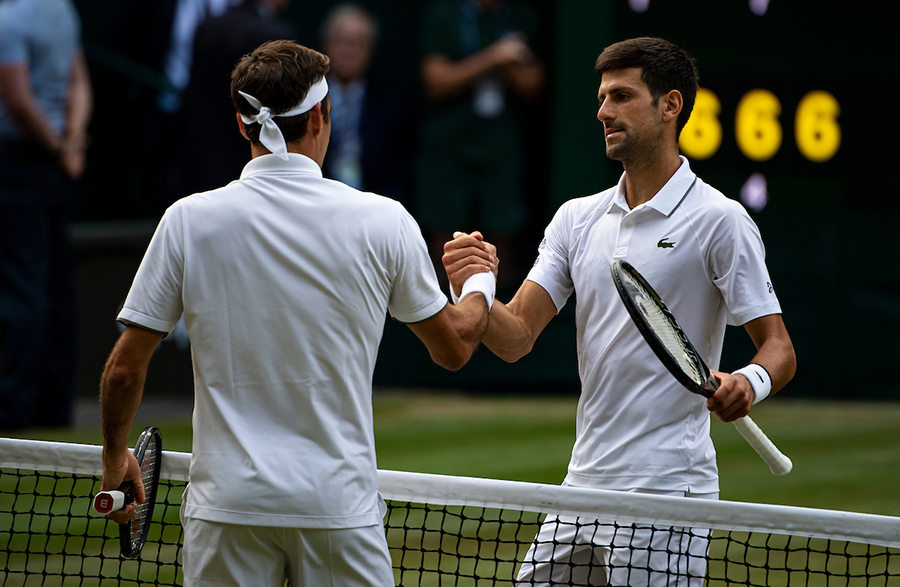
#> input picture face_detect/download.jpg, 900 x 587 px
$ python histogram_with_mask.py --image face_detect/download.jpg
#> lines starting #> are read from the running program, lines starting #| are printed output that depends on the picture; after the words box and inside, x2 and y2 are one past the last pixel; in counts of white or black regions, pixels touching at a corner belong together
from matplotlib import pyplot as plt
import numpy as np
import argparse
import cv2

def plot_histogram(image, title, mask=None):
    """
    Create a color histogram for each channel of an image.

    Keyword arguments:
    image -- image loaded from disk.
    title -- title of plot for histogram.
    mask -- masking (default None)
    """
    chans = cv2.split(image)
    colors = ('b', 'g', 'r')
    plt.figure()
    plt.title(title)
    plt.xlabel('Bins')
    plt.ylabel('# of Pixels')

    for (chan, color) in zip(chans, colors):
        hist = cv2.calcHist([chan], [0], mask, [256], [0, 256])
        plt.plot(hist, color=color)
        plt.xlim([0, 256])

ap = argparse.ArgumentParser()
ap.add_argument('-i', '--image', required=True, help='Path to the image.')
args = vars(ap.parse_args())

image = cv2.imread(args['image'])
#> image is the input picture: shape (587, 900, 3); mean B, G, R 67.3, 74, 71.7
cv2.imshow('Original', image)
plot_histogram(image, 'Histogram for Original Image')
#> the loop in plot_histogram, `for (chan, color) in zip(chans, colors):` made 3 passes
#> color on passes 1 to 3: 'b', 'g', 'r'
cv2.waitKey(0)
plt.show()
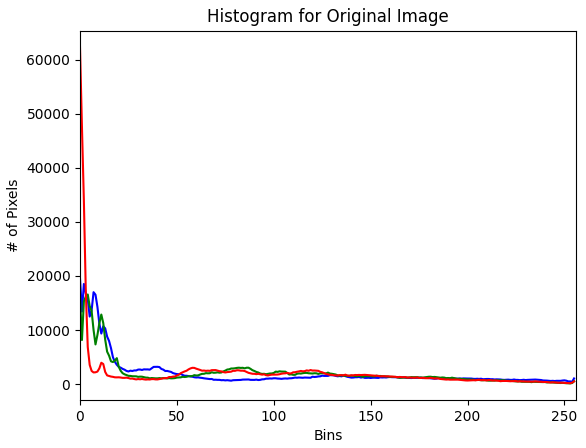
#> figure drawn by matplotlib, 1 panel; curve peaks at x = 0, y = 19545; curve peaks at x = 4, y = 16576; curve peaks at x = 0, y = 62315

mask = np.zeros(image.shape[:2], dtype='uint8')
cv2.rectangle(mask, (10, 35), (40, 70), 255, -1)
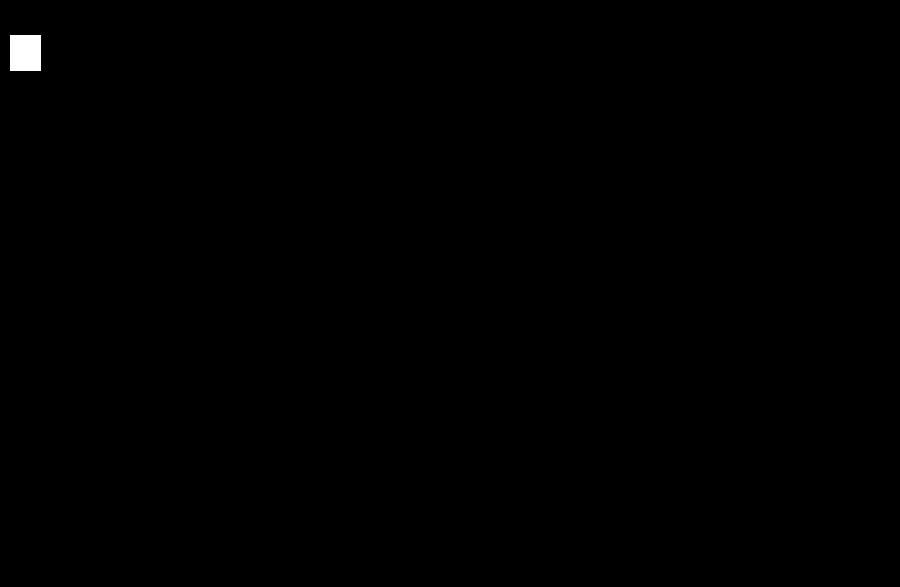
#> mask: shape (587, 900); 0.21% white; 1 white region, box (x1, y1, x2, y2) and area: (10, 35, 41, 71) 1116
cv2.imshow('Mask', mask)
cv2.waitKey(0)

masked = cv2.bitwise_and(image, image, mask=mask)
cv2.imshow('Applying the Mask', masked)
cv2.waitKey(0)

plot_histogram(image, 'Histogram for Masked Image', mask=mask)
#> the loop in plot_histogram (call 2), `for (chan, color) in zip(chans, colors):` made 3 passes
plt.show()
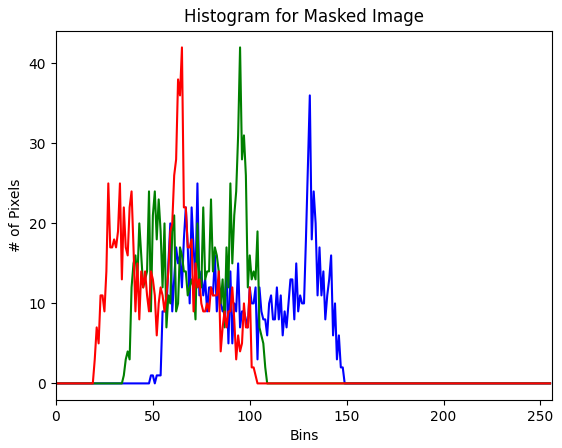
#> figure drawn by matplotlib, 1 panel; curve peaks at x = 131, y = 36; curve peaks at x = 95, y = 42; curve peaks at x = 65, y = 42
